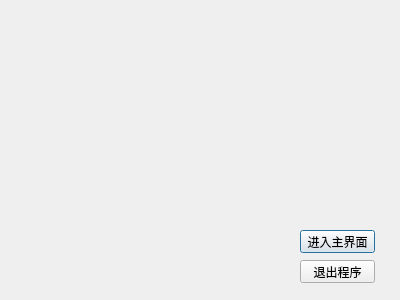
<?xml version="1.0" encoding="UTF-8"?>
<ui version="4.0">
 <class>MyDialog</class>
 <widget class="QDialog" name="MyDialog">
  <property name="geometry">
   <rect>
    <x>0</x>
    <y>0</y>
    <width>400</width>
    <height>300</height>
   </rect>
  </property>
  <property name="windowTitle">
   <string>Dialog</string>
  </property>
  <widget class="QPushButton" name="Enter">
   <property name="geometry">
    <rect>
     <x>300</x>
     <y>230</y>
     <width>75</width>
     <height>23</height>
    </rect>
   </property>
   <property name="text">
    <string>进入主界面</string>
   </property>
  </widget>
  <widget class="QPushButton" name="pushButton_2">
   <property name="geometry">
    <rect>
     <x>300</x>
     <y>260</y>
     <width>75</width>
     <height>23</height>
    </rect>
   </property>
   <property name="text">
    <string>退出程序</string>
   </property>
  </widget>
 </widget>
 <resources/>
 <connections>
  <connection>
   <sender>pushButton_2</sender>
   <signal>clicked()</signal>
   <receiver>MyDialog</receiver>
   <slot>close()</slot>
   <hints>
    <hint type="sourcelabel">
     <x>329</x>
     <y>272</y>
    </hint>
    <hint type="destinationlabel">
     <x>257</x>
     <y>257</y>
    </hint>
   </hints>
  </connection>
 </connections>
</ui>
